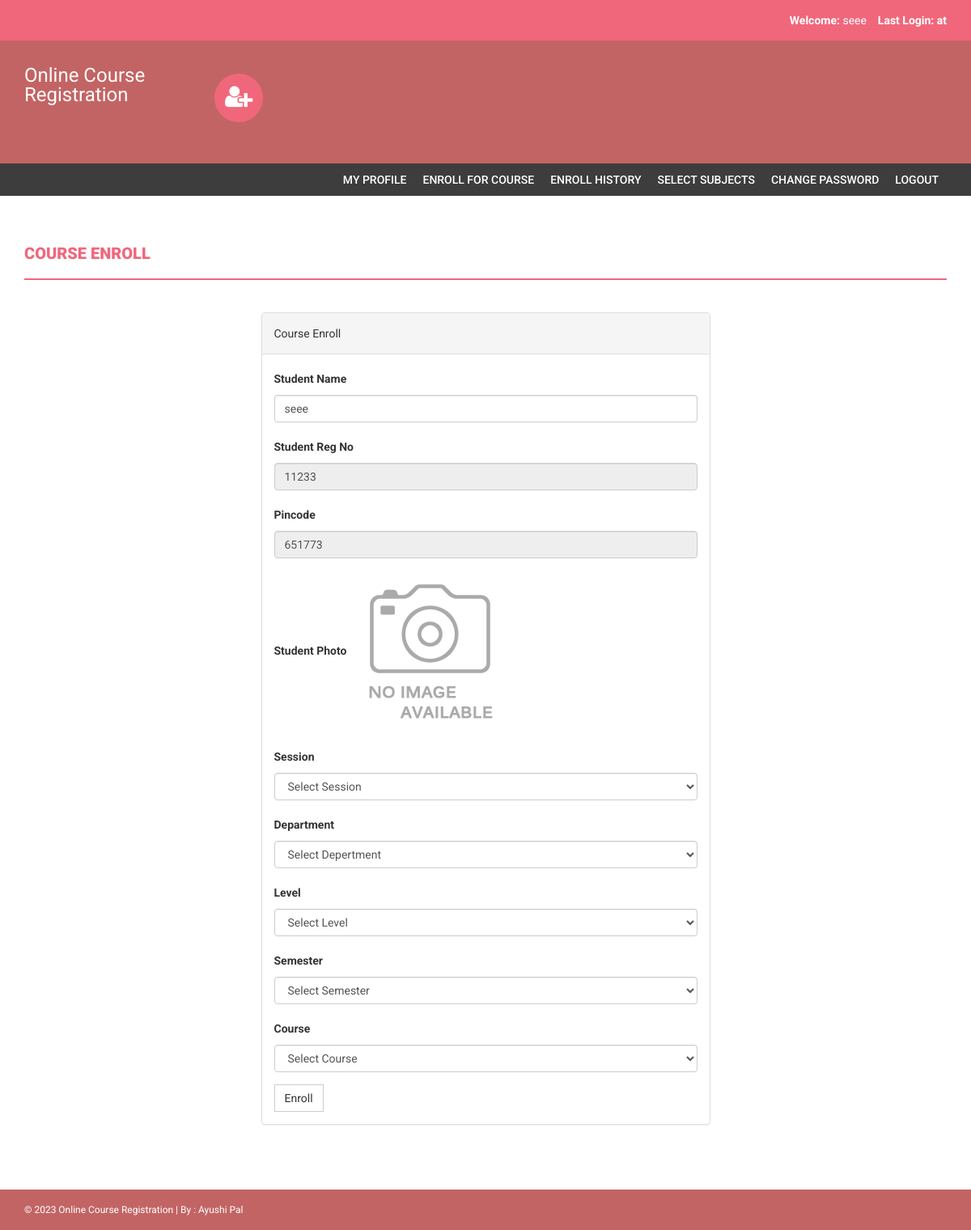
Screenshot of /onlinecourse/enroll.php (signed in) with the database file from the repository.
### tables this page shows
CREATE TABLE `students` (
  `studentRegno` varchar(255) NOT NULL,
  `stream_id` int(11) NOT NULL,
  `studentPhoto` varchar(255) DEFAULT NULL,
  `password` varchar(255) DEFAULT NULL,
  `studentName` varchar(255) DEFAULT NULL,
  `pincode` varchar(255) DEFAULT NULL,
  `session` varchar(255) DEFAULT NULL,
  `department` varchar(255) DEFAULT NULL,
  `semester` varchar(255) DEFAULT NULL,
  `cgpa` decimal(10,2) DEFAULT NULL,
  `courses_allocated_id` int(11) NOT NULL COMMENT 'course codes',
  `enrolment_status` tinyint(1) NOT NULL,
  `optional_core_choice_1` varchar(50) DEFAULT NULL,
  `optional_core_choice_2` int(50) DEFAULT NULL,
  `optional_core_choice_3` int(50) DEFAULT NULL,
  `password_status` tinyint(1) NOT NULL DEFAULT 0,
  `creationdate` timestamp NULL DEFAULT current_timestamp(),
  `updationDate` varchar(255) DEFAULT NULL
);

### onlinecourse/enroll.php (the view, shortened to what this page needs)
<!DOCTYPE html>
<html xmlns="http://www.w3.org/1999/xhtml">
<head>
    <link href="assets/css/bootstrap.css" rel="stylesheet" />
    <link href="assets/css/font-awesome.css" rel="stylesheet" />
    <link href="assets/css/style.css" rel="stylesheet" />
</head>
<body>
<?php include('includes/header.php');?>
<?php if($_SESSION['login']!="")
{
 include('includes/menubar.php');
}
 ?>
    <div class="content-wrapper">
        <div class="container">
              <div class="row">
                    <div class="col-md-12">
                        <h1 class="page-head-line">Course Enroll </h1>
                    </div>
                </div>
                <div class="row" >
                  <div class="col-md-3"></div>
                    <div class="col-md-6">
                        <div class="panel panel-default">
                        <div class="panel-heading">
                          Course Enroll
                        </div>
<?php $sql=mysqli_query($con,"select * from students where studentRegno='".$_SESSION['login']."'");
while($row=mysqli_fetch_array($sql))
{ ?>
                        <div class="panel-body">
                       <form name="dept" method="post" enctype="multipart/form-data">
   <div class="form-group">
    <label for="studentname">Student Name  </label>
    <input type="text" class="form-control" id="studentname" name="studentname" value="<?php echo htmlentities($row['studentName']);?>"  />
  </div>
 <div class="form-group">
    <label for="studentRegno">Student Reg No   </label>
    <input type="text" class="form-control" id="studentRegno" name="studentRegno" value="<?php echo htmlentities($row['studentRegno']);?>"  placeholder="Student Reg no" readonly />
  </div>
<div class="form-group">
    <label for="Pincode">Pincode  </label>
    <input type="text" class="form-control" id="Pincode" name="Pincode" readonly value="<?php echo htmlentities($row['pincode']);?>" required />
  </div>
<div class="form-group">
    <label for="Pincode">Student Photo  </label>
   <?php if($row['studentPhoto']==""){ ?>
   <img src="studentphoto/noimage.png" width="200" height="200"><?php } else {?>
   <img src="studentphoto/<?php echo htmlentities($row['studentPhoto']);?>" width="200" height="200">
   <?php } ?>
  </div>
 <?php } ?>
<div class="form-group">
    <label for="Session">Session  </label>
    <select class="form-control" name="session" required="required">
   <option value="">Select Session</option>
    </select>
  </div>
<div class="form-group">
    <label for="Department">Department  </label>
    <select class="form-control" name="department" required="required">
   <option value="">Select Depertment</option>
    </select>
  </div>
<div class="form-group">
    <label for="Level">Level  </label>
    <select class="form-control" name="level" required="required">
   <option value="">Select Level</option>
    </select>
  </div>
<div class="form-group">
    <label for="Semester">Semester  </label>
    <select class="form-control" name="sem" required="required">
   <option value="">Select Semester</option>
    </select>
  </div>
<div class="form-group">
    <label for="Course">Course  </label>
    <select class="form-control" name="course" id="course" onBlur="courseAvailability()" required="required">
   <option value="">Select Course</option>
    </select>
  </div>
 <button type="submit" name="submit" id="submit" class="btn btn-default">Enroll</button>
</form>
                            </div>
                            </div>
                    </div>
                </div>
            </div>
        </div>
  <?php include('includes/footer.php');?>
</body>
</html>

### onlinecourse/assets/css/style.css (style rules this page uses)
body { font-family: 'Roboto', sans-serif; line-height: 30px; }
.content-wrapper { margin-top: 40px; min-height: 600px; padding-bottom: 60px; }
.page-head-line { font-weight: 900; padding-bottom: 20px; border-bottom: 2px solid #F0677C; text-transform: uppercase; color: #F0677C; font-size: 20px; margin-bottom: 40px; }
.btn { border-radius: 0px; -webkit-border-radius: 0px; -moz-border-radius: 0px; }

### rows the page displays
students: studentname "seee", studentRegno "11233", Pincode "651773"

### other values shown
$_SESSION['sname'] "seee"
